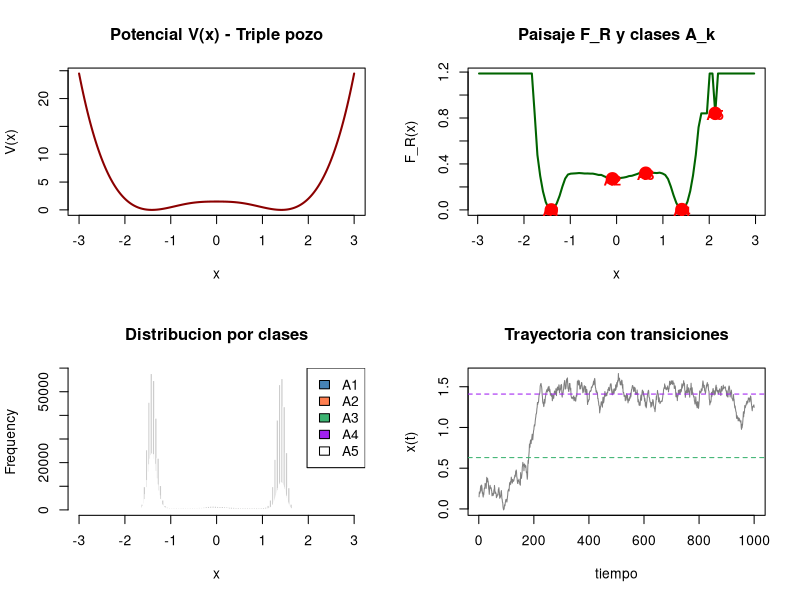

Write R code to recreate this figure.
# =============================================================================
# CONCEPTO 4: Clases Metaestables (A_k)
# =============================================================================
#
# Definicion en dos capas:
#
# CAPA 1 - Geometrica (Cuencas):
#   A_k = { ψ : flujo_gradiente(ψ) → minimo_k de F_R }
#   Cada estado pertenece a la cuenca del minimo al que "cae"
#
# CAPA 2 - Dinamica (Metaestabilidad):
#   τ_relax(A_k) << E[τ_exit(A_k)]
#   - τ_relax: tiempo de relajacion INTERNA (equilibrarse dentro de la clase)
#   - τ_exit: tiempo de ESCAPE (salir de la clase)
#   Una clase es metaestable si se equilibra rapido internamente
#   pero tarda mucho en escapar.
#
# =============================================================================

cat("=== PRUEBA: Clases Metaestables ===\n\n")

# --- PARAMETROS ---
set.seed(42)
n_traj <- 2000
traj_length <- 1000
dt <- 0.01
noise <- 0.35

# --- POTENCIAL TRIPLE POZO ---
V <- function(x) {
  # Tres minimos: x ≈ -1.5, 0, 1.5
  0.5 * (x^2 - 2)^2 - 0.5 * exp(-3 * x^2)
}

grad_V <- function(x) {
  2 * x * (x^2 - 2) + 3 * x * exp(-3 * x^2)
}

# --- DINAMICA ---
step <- function(x, dt, sigma) {
  x - grad_V(x) * dt + sigma * sqrt(dt) * rnorm(1)
}

simulate <- function(x0, n, dt, sigma) {
  x <- numeric(n)
  x[1] <- x0
  for (t in 2:n) {
    x[t] <- step(x[t-1], dt, sigma)
    x[t] <- max(-3, min(3, x[t]))
  }
  x
}

# --- CONDICION R: energia moderada ---
observable <- function(x) V(x)
theta_threshold <- 0.3
tau_persistence <- 20

cumple_ERS <- function(traj, theta_star, tau_star) {
  theta_t <- observable(traj)
  condicion <- theta_t >= theta_star
  if (!any(condicion)) return(FALSE)
  rachas <- rle(condicion)
  duraciones <- rachas$lengths[rachas$values == TRUE]
  if (length(duraciones) == 0) return(FALSE)
  max(duraciones) >= tau_star
}

# --- SIMULAR ---
cat("Simulando", n_traj, "trayectorias en triple pozo...\n")

trayectorias <- vector("list", n_traj)
cumple_R <- logical(n_traj)

for (i in 1:n_traj) {
  x0 <- runif(1, -2.5, 2.5)
  trayectorias[[i]] <- simulate(x0, traj_length, dt, noise)
  cumple_R[i] <- cumple_ERS(trayectorias[[i]], theta_threshold, tau_persistence)
}

n_cond <- sum(cumple_R)
cat("Condicionadas:", n_cond, "\n\n")

# --- CONSTRUIR PAISAJE F_R ---
x_cond <- unlist(trayectorias[cumple_R])

n_bins <- 100
breaks <- seq(-3, 3, length.out = n_bins + 1)
mids <- (breaks[-1] + breaks[-length(breaks)]) / 2

h <- hist(x_cond, breaks = breaks, plot = FALSE)
freq <- h$counts / sum(h$counts)
freq[freq == 0] <- min(freq[freq > 0]) / 100

epsilon <- 1 / log(length(x_cond))
F_R <- -epsilon * log(freq)
F_R <- F_R - min(F_R)

# --- IDENTIFICAR MINIMOS (centros de clase) ---
find_local_minima <- function(y, threshold = 0.01) {
  n <- length(y)
  minima <- c()
  for (i in 3:(n-2)) {
    if (y[i] < y[i-1] && y[i] < y[i+1] &&
        y[i] < y[i-2] && y[i] < y[i+2]) {
      minima <- c(minima, i)
    }
  }
  # Filtrar minimos muy cercanos
  if (length(minima) > 1) {
    filtered <- minima[1]
    for (m in minima[-1]) {
      if (abs(mids[m] - mids[filtered[length(filtered)]]) > 0.5) {
        filtered <- c(filtered, m)
      }
    }
    minima <- filtered
  }
  minima
}

minima_idx <- find_local_minima(F_R)
class_centers <- mids[minima_idx]
n_classes <- length(class_centers)

cat("Clases detectadas:", n_classes, "\n")
cat("Centros:", round(class_centers, 2), "\n\n")

# --- ASIGNAR ESTADOS A CLASES (descenso de gradiente) ---
assign_class <- function(x, centers) {
  which.min(abs(x - centers))
}

class_assignment <- sapply(x_cond, assign_class, centers = class_centers)

# --- CALCULAR TIEMPOS CARACTERISTICOS ---
cat("--- ANALISIS DE METAESTABILIDAD ---\n\n")

# Para cada trayectoria condicionada, calcular:
# - Tiempo en cada clase
# - Transiciones entre clases

analyze_trajectory <- function(traj, centers) {
  classes <- sapply(traj, assign_class, centers = centers)

  # Tiempo en cada clase
  time_in_class <- table(factor(classes, levels = 1:length(centers)))

  # Contar transiciones
  transitions <- sum(diff(classes) != 0)

  # Tiempo medio de permanencia (proxy de τ_exit)
  if (transitions > 0) {
    mean_stay <- length(traj) / transitions
  } else {
    mean_stay <- length(traj)
  }

  list(time_in_class = as.numeric(time_in_class),
       transitions = transitions,
       mean_stay = mean_stay)
}

# Analizar trayectorias condicionadas
traj_cond <- trayectorias[cumple_R]
analyses <- lapply(traj_cond, analyze_trajectory, centers = class_centers)

total_transitions <- sum(sapply(analyses, function(a) a$transitions))
mean_stay_times <- sapply(analyses, function(a) a$mean_stay)

cat("Transiciones totales entre clases:", total_transitions, "\n")
cat("Tiempo medio de permanencia (τ_exit proxy):", round(mean(mean_stay_times), 1), "pasos\n")

# Tiempo de relajacion aproximado (autocorrelacion)
calc_relax_time <- function(x) {
  n <- length(x)
  if (n < 50) return(NA)
  acf_vals <- acf(x, lag.max = min(100, n/2), plot = FALSE)$acf
  # Tiempo donde cae a 1/e
  idx <- which(acf_vals < exp(-1))[1]
  if (is.na(idx)) return(length(acf_vals))
  idx
}

relax_times <- sapply(traj_cond[1:min(100, length(traj_cond))], calc_relax_time)
mean_relax <- mean(relax_times, na.rm = TRUE)

cat("Tiempo de relajacion (τ_relax proxy):", round(mean_relax, 1), "pasos\n")
cat("Ratio τ_exit/τ_relax:", round(mean(mean_stay_times)/mean_relax, 1), "\n")

if (mean(mean_stay_times) > 5 * mean_relax) {
  cat("\n✓ Metaestabilidad verificada: τ_relax << τ_exit\n")
} else {
  cat("\n⚠ Metaestabilidad debil: τ_relax no es mucho menor que τ_exit\n")
}

# --- VISUALIZACION ---
par(mfrow = c(2, 2))

# 1. Potencial
x_grid <- seq(-3, 3, length.out = 200)
plot(x_grid, V(x_grid), type = "l", lwd = 2, col = "darkred",
     main = "Potencial V(x) - Triple pozo",
     xlab = "x", ylab = "V(x)")

# 2. Paisaje F_R con clases
plot(mids, F_R, type = "l", lwd = 2, col = "darkgreen",
     main = "Paisaje F_R y clases A_k",
     xlab = "x", ylab = "F_R(x)")
points(class_centers, F_R[minima_idx], col = "red", pch = 19, cex = 2)
for (i in 1:n_classes) {
  text(class_centers[i], F_R[minima_idx[i]] - 0.015,
       paste0("A", i), col = "red", font = 2)
}

# 3. Histograma coloreado por clase
colors <- c("steelblue", "coral", "mediumseagreen", "purple")[1:n_classes]
hist(x_cond, breaks = 60, col = "gray80", border = "white",
     main = "Distribucion por clases",
     xlab = "x", xlim = c(-3, 3))
for (i in 1:n_classes) {
  x_class <- x_cond[class_assignment == i]
  hist(x_class, breaks = 60, col = adjustcolor(colors[i], 0.6),
       border = "white", add = TRUE)
}
legend("topright", paste0("A", 1:n_classes), fill = colors)

# 4. Trayectoria ejemplo mostrando transiciones
traj_ejemplo <- traj_cond[[which.max(sapply(analyses, function(a) a$transitions))]]
plot(traj_ejemplo, type = "l", col = "gray50",
     main = "Trayectoria con transiciones",
     xlab = "tiempo", ylab = "x(t)")
abline(h = class_centers, col = colors, lty = 2)

par(mfrow = c(1, 1))

# --- PESOS DE CLASE ---
cat("\n--- PESOS DE CLASE P(A_k|R) ---\n")
class_weights <- table(class_assignment) / length(class_assignment)
for (i in 1:n_classes) {
  cat("  P(A", i, "|R) =", round(class_weights[i], 4), "\n", sep = "")
}

# --- CONCLUSION ---
cat("\n--- CONCLUSION ---\n")
cat("Las clases metaestables A_k son:\n")
cat("  1. Cuencas geometricas del paisaje F_R (donde 'cae' cada estado)\n")
cat("  2. Regiones donde el sistema se equilibra rapido (τ_relax bajo)\n")
cat("  3. Pero escapa lento (τ_exit alto)\n")
cat("  4. El ratio τ_exit/τ_relax mide la 'calidad' de la metaestabilidad\n")
